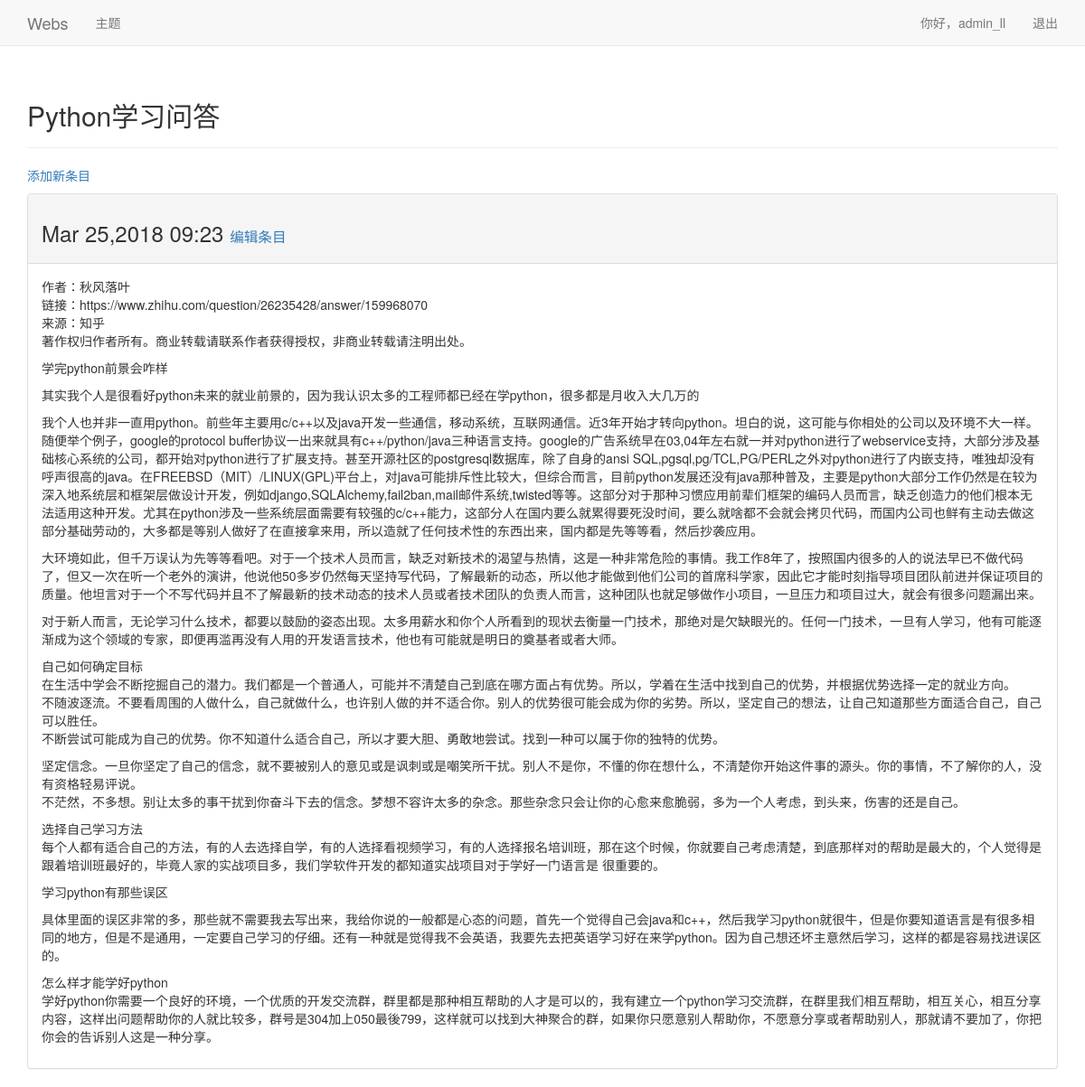
The page /topics/1/ (signed in) on the database its author committed.
### web/models.py (models this page shows, shortened)
class Topic(models.Model):
	text = models.CharField(max_length=200)
	date_added = models.DateTimeField(auto_now_add=True)
	owner = models.ForeignKey(User,on_delete=models.CASCADE)
	def __str__(self):
		return self.text

class Entry(models.Model):
	topic = models.ForeignKey('Topic',on_delete=models.CASCADE)
	text = models.TextField()
	date_added = models.DateTimeField(auto_now_add=True)
	class Meta:
		verbose_name_plural = 'entries'

### web/views.py (the view)
# urls.py: path('topics/<topic_id>/',views.topic,name='topic'),
@login_required
def topic(request,topic_id):
	topic = get_object_or_404(Topic,id=topic_id)
	check_topic_owner(request,topic)
	entries = topic.entry_set.order_by('-date_added')
	content = {'topic':topic,'entries':entries}
	return render(request,'web/topic.html',content)

### web/check_owner.py (called while the page is built)
def check_topic_owner(request,topic):
	if topic.owner != request.user:
		raise Http404

### web/templates/web/topic.html
{% extends 'web/base.html' %}
{% block header %}
  <h2>{{ topic }}</h2>
{% endblock header %}
{% block content %}
 <p>
   <a href="{% url 'web:new_entry' topic.id %}">添加新条目</a>
 </p>
 {% for entry in entries %}
   <div class="panel panel-default">
     <div class="panel-heading">
       <h3>
         {{ entry.date_added|date:'M d,Y H:i' }}
         <small>
           <a href="{% url 'web:edit_entry' entry.id %}">编辑条目</a>
         </small>
       </h3>
     </div>
     <div class="panel-body">
       {{ entry.text|linebreaks }}
     </div>
   </div>
 {% empty %}
   这个主题还没有添加条目。
 {% endfor %}
{% endblock content %}

### web/templates/web/base.html (shortened to what this page needs)
{% load bootstrap3 %}
<html lang="en">
  <head>
    {% bootstrap_css %}
  </head>
  <body>
    <nav class="navbar navbar-default navbar-static-top">
      <div class="container">
        <div class="navbar-header">
            <a class="navbar-brand" href="{% url 'web:index' %}">Webs</a>
        </div>
        <div id="navbar" class="navbar-collapse collapse">
          <ul class="nav navbar-nav">
            <li><a href="{% url 'web:topics' %}">主题</a></li>
          </ul>
          <ul class="nav navbar-nav navbar-right">
            {% if user.is_authenticated %}
              <li><a>你好，{{user.username}}</a></li>
              <li><a href="{% url 'users:logout' %}">退出</a></li>
            {% else %}
              <li><a href="{% url 'users:register' %}">注册</a></li>
              <li><a href="{% url 'users:login' %}">登录</a></li>
            {% endif %}
          </ul>
        </div>
      </div>
    </nav>
    <div class="container">
      <div class="page-header">
        {% block header %}{% endblock header %}
      </div>
      <div>
        {% block content %}{% endblock content %}
      </div>
    </div>
  </body>
</html>

### rows shown on the page
Topic: text "Python学习问答"
Entry: date_added "Mar 25,2018 09:23", text "作者：秋风落叶 链接：https://www.zhihu.com/question/26235428/answer/159968070 来源：知乎 著作权归作者所有。商业转载请联系作者获得授权，非商业转载请注明出处。 学完python前景会咋样 其实我个人是很看好python未来的就业前景的，因为我认识太多的工程师都已经在学python，很多都是月收入大几万的 我个人也并非一直用python。前些年主要用c/c++以及java开发一些通信，移动系统，互联网通信。近3年开始才转向python。坦白的说，这可能与你相处的公司以及环境不大一样。随便举个例子，google的protocol buffer协议一出来就具有c++/python/java三种语言支持。google的广告系统早在03,04年左右就一并对python进行了webservice支持，大部分涉及基础核心系统的公司，都开始对python进行了扩展支持。甚至开源社区的postgresql数据库，除了自身的ansi…"

### other values the page prints
{{ user.username }} "admin_ll"
